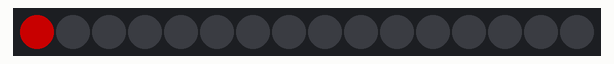
Recording of a sketch running on a simulated Arduino Uno, built with avr-gcc and run on an emulated ATmega328P. Parts: 16 RGB LEDs in strip order, left to right. Dim RGB values are drawn brighter than linear.

Above: at 0.12 s.
At 5.11 s:
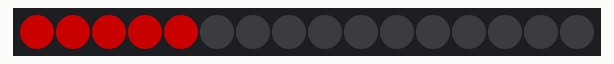
At 10.04 s:
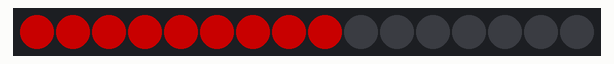
At 20.08 s:
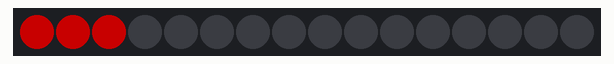
At 29.64 s:
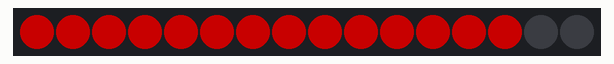
At 39.47 s:
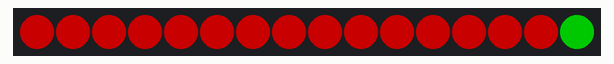

The sketch:

victorywheel.ino
```cpp
#include <Adafruit_NeoPixel.h>
#ifdef __AVR__
  #include <avr/power.h>
#endif

#define PIN 7

// Parameter 1 = number of pixels in strip
// Parameter 2 = Arduino pin number (most are valid)
// Parameter 3 = pixel type flags, add together as needed:
//   NEO_KHZ800  800 KHz bitstream (most NeoPixel products w/WS2812 LEDs)
//   NEO_KHZ400  400 KHz (classic 'v1' (not v2) FLORA pixels, WS2811 drivers)
//   NEO_GRB     Pixels are wired for GRB bitstream (most NeoPixel products)
//   NEO_RGB     Pixels are wired for RGB bitstream (v1 FLORA pixels, not v2)
//   NEO_RGBW    Pixels are wired for RGBW bitstream (NeoPixel RGBW products)
Adafruit_NeoPixel strip = Adafruit_NeoPixel(16, PIN, NEO_GRB + NEO_KHZ800);

uint8_t count = 0;
uint8_t wait = 250;

void setup() {
  strip.setBrightness(100);
  strip.begin();
  strip.show(); // Initialize all pixels to 'off'

}

void loop() {
  wait = wait-(++count);
  // Fill the dots one after the other with a color
  colorWipe(strip.Color(255, 0, 0), wait); // Red
  strip.clear();
}

void colorWipe(uint32_t c, uint8_t wait) {
    for(uint16_t i=0; i<strip.numPixels(); i++) {
      if(i == strip.numPixels()-1){
        strip.setPixelColor(i,(strip.Color(0,255,0)));
      } else {
        strip.setPixelColor(i, c);
      }
      strip.show();
      delay(wait);
    }
}
// Input a value 0 to 255 to get a color value.
// The colours are a transition r - g - b - back to r.
uint32_t Wheel(byte WheelPos) {
  WheelPos = 255 - WheelPos;
  if(WheelPos < 85) {
    return strip.Color(255 - WheelPos * 3, 0, WheelPos * 3);
  }
  if(WheelPos < 170) {
    WheelPos -= 85;
    return strip.Color(0, WheelPos * 3, 255 - WheelPos * 3);
  }
  WheelPos -= 170;
  return strip.Color(WheelPos * 3, 255 - WheelPos * 3, 0);
}
```
